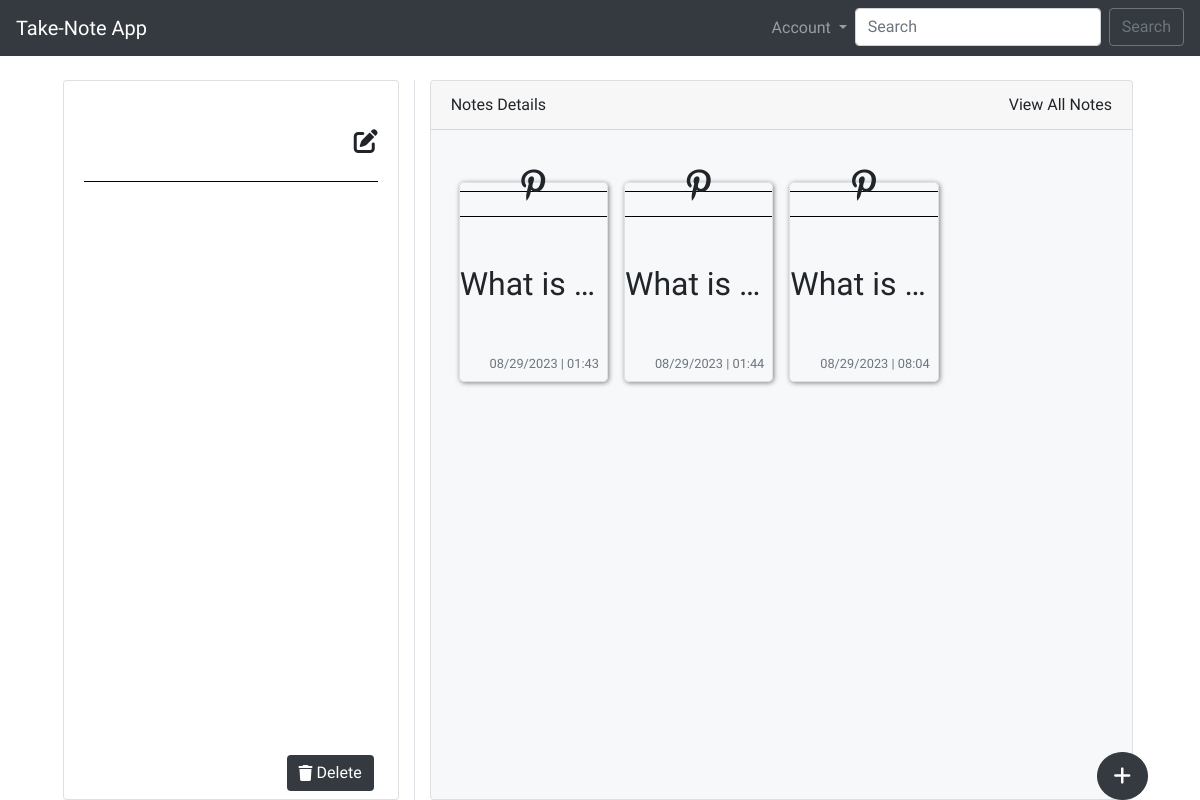
Page /endpoint/viewing_note.php on the earlier database version.
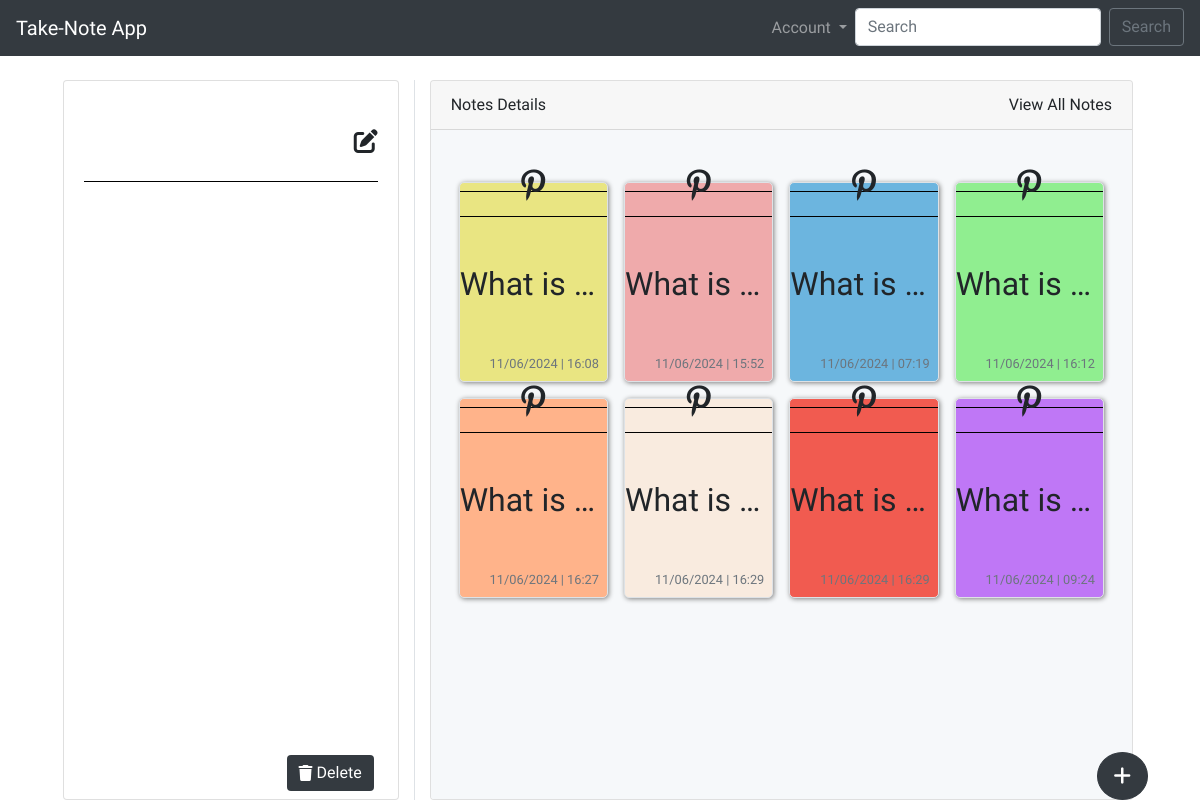
Same page on the later database version.
### tables this page shows
CREATE TABLE `tbl_notes` (
  `tbl_notes_id` int(11) NOT NULL,
  `note_title` text NOT NULL,
  `note` longtext NOT NULL,
  `date_time` timestamp NOT NULL DEFAULT current_timestamp() ON UPDATE current_timestamp(),
  `bg_color` varchar(255) DEFAULT NULL
);

### endpoint/view_notes.php (the view, shortened to what this page needs)
<div class="col-md-8">
                <div class="card">
                    <div class="card-header">
                        Notes Details
                        <a href="../all_notes.php" class="float-right">View All Notes</a>
                    </div>
                    <div class="card-body dirty-white">
                        <div class="container my-4">
                            <ul class="row list-unstyled">
                                <?php
                                $stmt = $conn->prepare("SELECT * FROM `tbl_notes`");
                                $stmt->execute();
                                $result = $stmt->fetchAll();
                                foreach ($result as $row) {
                                    $noteID = $row['tbl_notes_id'];
                                    $noteTitle = $row['note_title'];
                                    $noteDateTime = $row['date_time'];
                                    $formattedDateTime = date('m/d/Y  |  H:i', strtotime($noteDateTime));
                                ?>
                                    <a href="viewing_note.php?view=<?php echo $noteID ?>" class=" p-2 col-12 col-md-4 col-lg-3 g-4">
                                        <div class="note-card border position-relative " style = "background-color: <?php echo $row['bg_color'] ?>">
                                            <div class = "note-header position-relative">
                                                <span class = " position-absolute w-100 " style = "margin-top: -1.5em;">
                                                     <h2 class = "text-center"><i class=" fa-brands fa-pinterest-p"></i></h2>
                                                </span>
                                                <p class = "break-line mt-2 mb-2">  <span class = "invi">blank</span></p>
                                            </div>
                                            <h3 class = "note-content note dancing-script mt-5"  style=""><?php echo $noteTitle ?></h3>
                                            <small class="block text-muted text-info position-absolute bottom-right p-2"> <?php echo $formattedDateTime ?></small>
                                        </div>
                                    </a>
                                <?php
                                }
                                ?>
                            </ul>
                        </div>
                    </div>
                </div>
            </div>

Differences in the rows shown:
changed tbl_notes (number 1 of 8 on the later page): bg_color empty → "#e9e582" (drawn); date_time "08/29/2023 | 01:43" → "11/06/2024 | 16:08"
changed tbl_notes (number 2 of 8 on the later page): bg_color empty → "#efaaab" (drawn); date_time "08/29/2023 | 01:44" → "11/06/2024 | 15:52"
changed tbl_notes (number 3 of 8 on the later page): bg_color empty → "#6cb5df" (drawn); date_time "08/29/2023 | 08:04" → "11/06/2024 | 07:19"
added tbl_notes: note_title "What is…", date_time "11/06/2024 | 16:12", bg_color "#90ee90" (drawn)
added tbl_notes: note_title "What is…", date_time "11/06/2024 | 16:27", bg_color "#ffb38a" (drawn)
added tbl_notes: note_title "What is…", date_time "11/06/2024 | 16:29", bg_color "#f9ebdf" (drawn)
added tbl_notes: note_title "What is…", date_time "11/06/2024 | 16:29", bg_color "#f15b50" (drawn)
added tbl_notes: note_title "What is…", date_time "11/06/2024 | 09:24", bg_color "#bf77f6" (drawn)
